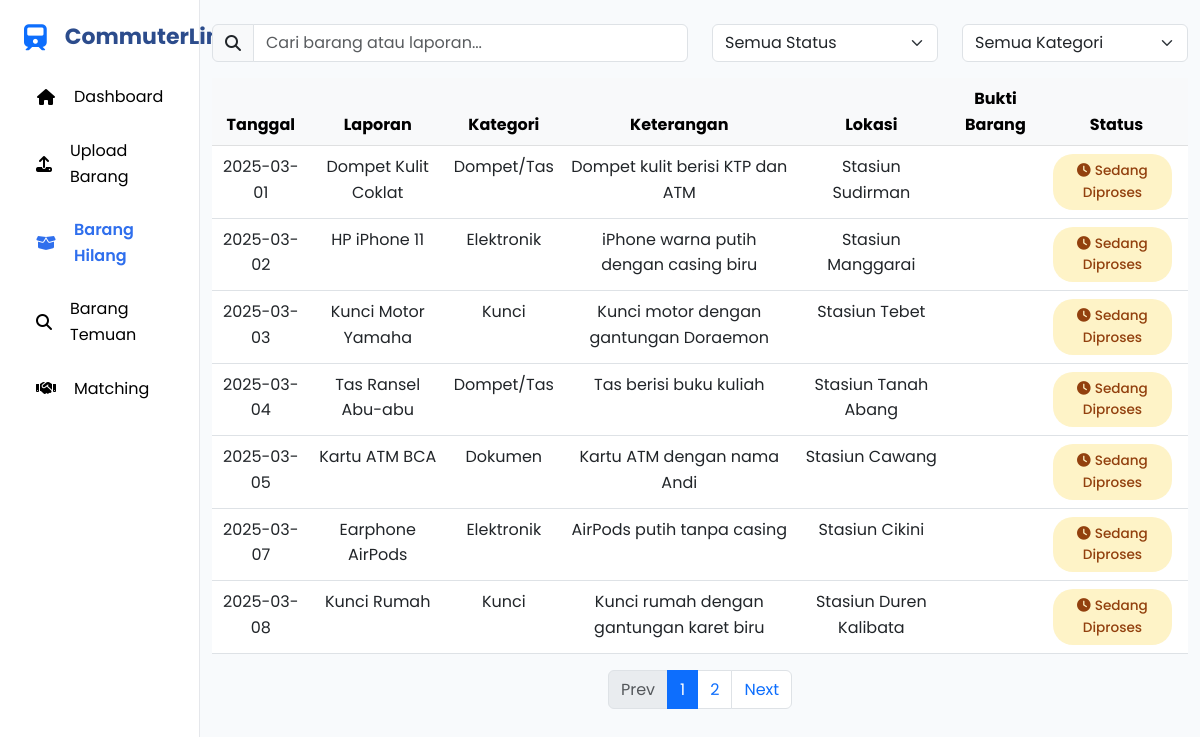
Page /lnf/laporan_hilang.php on the committed database.
### tables this page shows
CREATE TABLE `lost_reports` (
  `lost_report_id` int(11) NOT NULL,
  `reported_by` int(11) NOT NULL,
  `item_name` varchar(150) NOT NULL,
  `category` varchar(100) NOT NULL,
  `description` text DEFAULT NULL,
  `location` varchar(200) DEFAULT NULL,
  `lost_date` date NOT NULL,
  `status` enum('Sedang Diproses','Telah Ditemukan','Menunggu Pengambilan','Selesai') DEFAULT 'Sedang Diproses',
  `file` varchar(150) DEFAULT NULL,
  `created_at` datetime DEFAULT current_timestamp(),
  `created_by` varchar(30) DEFAULT NULL,
  `updated_at` datetime DEFAULT current_timestamp(),
  `updated_by` varchar(30) DEFAULT NULL
);

### lnf/laporan_hilang.php (the view, shortened to what this page needs)
<?php
include "config/connection.php";
$limit = 7;
$page = isset($_GET['page']) ? $_GET['page'] : 1;
$start = ($page - 1) * $limit;
$sql = "select * from lost_reports LIMIT $start,$limit";
$hasil = mysqli_query($conn, $sql);
$sql_total = "select count(*) as total from lost_reports";
$results_total = mysqli_query($conn, $sql_total);
$data_total = mysqli_fetch_assoc($results_total);
$total_data = $data_total['total'];
$total_page = ceil($total_data / $limit);
?>
<!DOCTYPE html>
<html lang="en">
<head>
    <link href="https://cdn.jsdelivr.net/npm/bootstrap@5.3.0-alpha1/dist/css/bootstrap.min.css" rel="stylesheet">
    <link rel="stylesheet" href="https://cdnjs.cloudflare.com/ajax/libs/font-awesome/6.4.0/css/all.min.css">
</head>
<body>
    <div class="container-fluid">
        <div class="row">
            <div class="col-md-3 col-lg-2 sidebar p-0">
                <div class="p-4">
                    <h3 class="sidebar-title mb-4">
                        <i class="fas fa-train text-primary me-2"></i>
                        <span>CommuterLink</span>
                    </h3>
                    <ul class="nav flex-column" id="sidebar-nav">
                        <li class="nav-item mb-2">
                            <a class="nav-link" href="dashboard.php">
                                <i class="fas fa-home me-2"></i> Dashboard
                            </a>
                        </li>
                        <li class="nav-item mb-2">
                            <a class="nav-link" href="upload_barang.php">
                                <i class="fas fa-upload me-2"></i> Upload Barang
                            </a>
                        </li>
                        <li class="nav-item mb-2">
                            <a class="nav-link active" href="laporan_hilang.php">
                                <i class="fas fa-box-open me-2"></i> Barang Hilang
                            </a>
                        </li>
                        <li class="nav-item mb-2">
                            <a class="nav-link" href="laporan_temuan.php">
                                <i class="fas fa-search me-2"></i> Barang Temuan
                            </a>
                        </li>
                        <li class="nav-item mb-2">
                            <a class="nav-link" href="matching.php">
                                <i class="fas fa-handshake me-2"></i> Matching
                            </a>
                        </li>
                    </ul>
                </div>
            </div>
            <div class="col-md-9 col-lg-10 mt-4">
                <div class="row mb-3">
                    <div class="col-md-6">
                        <div class="input-group">
                            <span class="input-group-text">
                                <i class="fas fa-search"></i>
                            </span>
                            <input id="searchBar" type="text" class="form-control"
                                placeholder="Cari barang atau laporan...">
                        </div>
                    </div>
                    <div class="col-md-3">
                        <select class="form-select" id="statusFilter">
                            <option value="">Semua Status</option>
                        </select>
                    </div>
                    <div class="col-md-3">
                        <select class="form-select" id="categoryFilter">
                            <option value="">Semua Kategori</option>
                        </select>
                    </div>
                </div>
                <div class="table-responsive">
                    <table class="table table-hover">
                        <thead class="table-light">
                            <tr class="text-center">
                                <th>Tanggal</th>
                                <th>Laporan</th>
                                <th>Kategori</th>
                                <th>Keterangan</th>
                                <th>Lokasi</th>
                                <th>Bukti Barang</th>
                                <th>Status</th>
                            </tr>
                        </thead>
                        <tbody id="tableData">
                            <?php
                            if (mysqli_num_rows($hasil) > 0) {
                                while ($row = mysqli_fetch_assoc($hasil)) {
                                    $tanggal = $row['lost_date'];
                                    $laporan = $row['item_name'];
                                    $kategori = $row['category'];
                                    $keterangan = $row['description'];
                                    $lokasi = $row['location'];
                                    $status = $row['status'];
                                    $badge = "";
                                    if ($status == "Sedang Diproses") {
                                        $badge = '<span class="status-badge me-2" style="background-color: #FEF3C7; color: #92400E;">
                                                        <i class="fas fa-clock me-1"></i>Sedang Diproses
                                                    </span>';
                                    } elseif ($status == "Telah Ditemukan") {
                                        $badge = '<span class="status-badge me-2" style="background-color: #DBEAFE; color: #1E40AF;">
                                                        <i class="fas fa-exchange-alt me-1"></i>Telah Ditemukan
                                                    </span>';
                                    } elseif ($status == "Menunggu Pengambilan") {
                                        $badge = '<span class="status-badge me-2" style="background-color: #D1FAE5; color: #065F46;">
                                                        <i class="fas fa-check-circle me-1"></i>Menunggu Pengambilan
                                                    </span>';
                                    } else {
                                        $badge = '<span class="status-badge me-2" style="background-color: #FEE2E2; color: #991B1B;">
                                                        <i class="fas fa-times-circle me-1"></i> Ditolak
                                                    </span>';
                                    }
                            ?>
                                    <tr class="text-center">
                                        <td>
                                            <?php echo $tanggal; ?>
                                        </td>
                                        <td>
                                            <?php echo $laporan; ?>
                                        </td>
                                        <td>
                                            <?php echo $kategori; ?>
                                        </td>
                                        <td class="col-keterangan">
                                            <?php echo $keterangan; ?>
                                        </td>
                                        <td>
                                            <?php echo $lokasi; ?>
                                        </td>
                                        <td>
                                        </td>
                                        <td>
                                            <?php echo $badge; ?>
                                        </td>
                                    </tr>
                            <?php
                                }
                            }
                            ?>
                        </tbody>
                    </table>
                    <div class="d-flex justify-content-center mt-3">
                        <ul class="pagination">
                            <li class="page-item <?php if ($page <= 1)
                                                        echo 'disabled'; ?>">
                                <a href="index.php?page=<?php echo $page - 1; ?>" class="page-link">Prev</a>
                            </li>
                            <?php for ($i = 1; $i <= $total_page; $i++) { ?>
                                <li class="page-item <?php if ($i == $page)
                                                            echo 'active'; ?>">
                                    <a href="index.php?page=<?php echo $i; ?>" class="page-link">
                                        <?php echo $i; ?>
                                    </a>
                                </li>
                            <?php } ?>
                            <li class="page-item <?php if ($page >= $total_page)
                                                        echo 'disabled' ?>">
                                <a href="index.php?page=<?php echo $page + 1; ?>" class="page-link">Next</a>
                            </li>
                        </ul>
                    </div>
                </div>
            </div>
        </div>
    </div>
</body>
</html>

### lnf/laporan_hilang.php (style rules this page uses)
:root { --primary-color: #1E3A8A; --secondary-color: #3B82F6; --accent-color: #F59E0B; --light-bg: #F8FAFC; --dark-text: #1F2937; --gray-text: #6B7280; --success-color: #10B981; --warning-color: #F59E0B; --danger-color: #EF4444; --info-color: #3B82F6; }
body { font-family: 'Poppins', sans-serif; color: var(--dark-text); background-color: var(--light-bg); line-height: 1.6; }
.status-badge { display: inline-block; padding: 6px 12px; border-radius: 20px; font-size: 0.85rem; font-weight: 500; }
h1, h2, h3, h4, h5, h6 { font-weight: 600; color: var(--primary-color); }
.sidebar { background-color: white; border-right: 1px solid #E5E7EB; min-height: 100vh; }
.sidebar .nav-link { color: black; }
.sidebar .nav-link.active { color: #2563eb; }
.col-keterangan { max-width: 400px; word-wrap: break-word; }
#sidebar-nav .nav-link { display: flex; align-items: center; gap: 10px; color: #000; font-size: 16px; padding: 10px 12px; border-radius: 6px; }
#sidebar-nav .nav-link i { width: 20px; text-align: center; }
#sidebar-nav .nav-link.active { color: #2f6fed; font-weight: 600; }
.sidebar-title { display: flex; align-items: center; gap: 10px; font-weight: 700; color: #2c4c8c; }
.sidebar-title i { font-size: 26px; color: #2f6fed; }
.sidebar-title span { font-size: 22px; }

### rows in the picture
lost_reports: lost_date "2025-03-01", item_name "Dompet Kulit Coklat", category "Dompet/Tas", description "Dompet kulit berisi KTP dan ATM", location "Stasiun Sudirman", status "Sedang Diproses" (drawn)
lost_reports: lost_date "2025-03-02", item_name "HP iPhone 11", category "Elektronik", description "iPhone warna putih dengan casing biru", location "Stasiun Manggarai", status "Sedang Diproses" (drawn)
lost_reports: lost_date "2025-03-03", item_name "Kunci Motor Yamaha", category "Kunci", description "Kunci motor dengan gantungan Doraemon", location "Stasiun Tebet", status "Sedang Diproses" (drawn)
lost_reports: lost_date "2025-03-04", item_name "Tas Ransel Abu-abu", category "Dompet/Tas", description "Tas berisi buku kuliah", location "Stasiun Tanah Abang", status "Sedang Diproses" (drawn)
lost_reports: lost_date "2025-03-05", item_name "Kartu ATM BCA", category "Dokumen", description "Kartu ATM dengan nama Andi", location "Stasiun Cawang", status "Sedang Diproses" (drawn)
lost_reports: lost_date "2025-03-07", item_name "Earphone AirPods", category "Elektronik", description "AirPods putih tanpa casing", location "Stasiun Cikini", status "Sedang Diproses" (drawn)
lost_reports: lost_date "2025-03-08", item_name "Kunci Rumah", category "Kunci", description "Kunci rumah dengan gantungan karet biru", location "Stasiun Duren Kalibata", status "Sedang Diproses" (drawn)
